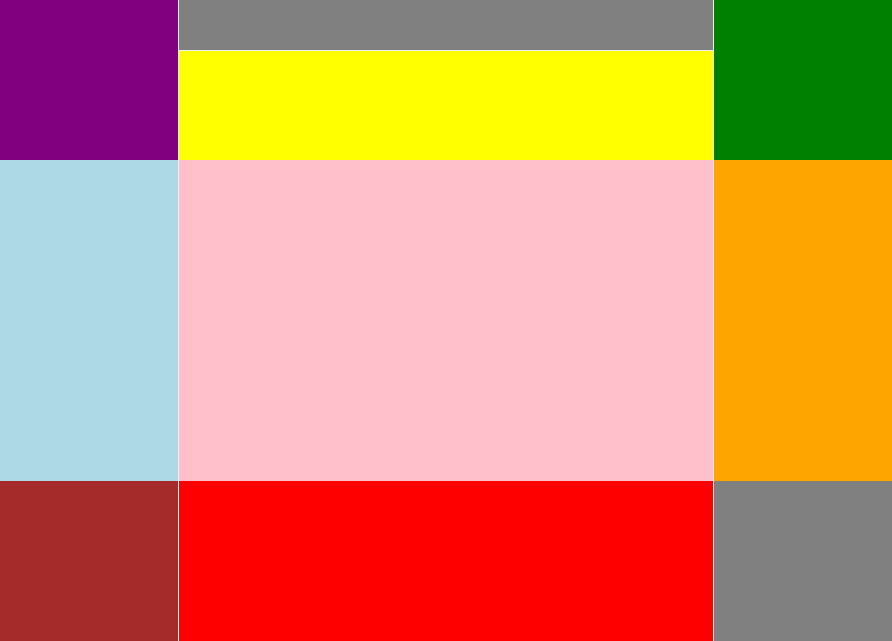
<?xml version="1.0" encoding="UTF-8"?>
<ui version="4.0">
    <class>ComplicationGroup</class>
    <widget class="QWidget" name="ComplicationGroup">
        <property name="geometry">
            <rect>
                <x>0</x>
                <y>0</y>
                <width>892</width>
                <height>641</height>
            </rect>
        </property>
        <property name="sizePolicy">
            <sizepolicy hsizetype="Preferred" vsizetype="Preferred">
                <horstretch>1</horstretch>
                <verstretch>1</verstretch>
            </sizepolicy>
        </property>
        <property name="font">
            <font>
                <family>SF Compact Rounded</family>
            </font>
        </property>
        <property name="styleSheet">
            <string notr="true"/>
        </property>
        <layout class="QVBoxLayout" name="mainLayout" stretch="3,6,3">
            <property name="spacing">
                <number>0</number>
            </property>
            <property name="leftMargin">
                <number>0</number>
            </property>
            <property name="topMargin">
                <number>0</number>
            </property>
            <property name="rightMargin">
                <number>0</number>
            </property>
            <property name="bottomMargin">
                <number>0</number>
            </property>
            <item>
                <layout class="QHBoxLayout" name="TopRow" stretch="0,6,0">
                    <property name="spacing">
                        <number>1</number>
                    </property>
                    <item>
                        <widget class="ClusterGrid" name="topLeft" native="true">
                            <property name="sizePolicy">
                                <sizepolicy hsizetype="Preferred" vsizetype="Preferred">
                                    <horstretch>2</horstretch>
                                    <verstretch>0</verstretch>
                                </sizepolicy>
                            </property>
                            <property name="styleSheet">
                                <string notr="true">background: purple</string>
                            </property>
                        </widget>
                    </item>
                    <item>
                        <layout class="QVBoxLayout" name="verticalLayout">
                            <property name="spacing">
                                <number>1</number>
                            </property>
                            <item>
                                <widget class="DynamicLabel" name="titleLabel">
                                    <property name="sizePolicy">
                                        <sizepolicy hsizetype="Preferred" vsizetype="Maximum">
                                            <horstretch>0</horstretch>
                                            <verstretch>0</verstretch>
                                        </sizepolicy>
                                    </property>
                                    <property name="minimumSize">
                                        <size>
                                            <width>0</width>
                                            <height>30</height>
                                        </size>
                                    </property>
                                    <property name="maximumSize">
                                        <size>
                                            <width>16777215</width>
                                            <height>50</height>
                                        </size>
                                    </property>
                                    <property name="styleSheet">
                                        <string notr="true">background: gray</string>
                                    </property>
                                </widget>
                            </item>
                            <item>
                                <widget class="ClusterGrid" name="topArray" native="true">
                                    <property name="sizePolicy">
                                        <sizepolicy hsizetype="Preferred" vsizetype="Preferred">
                                            <horstretch>0</horstretch>
                                            <verstretch>0</verstretch>
                                        </sizepolicy>
                                    </property>
                                    <property name="styleSheet">
                                        <string notr="true">background: yellow</string>
                                    </property>
                                </widget>
                            </item>
                        </layout>
                    </item>
                    <item>
                        <widget class="ClusterGrid" name="topRight" native="true">
                            <property name="sizePolicy">
                                <sizepolicy hsizetype="Preferred" vsizetype="Preferred">
                                    <horstretch>2</horstretch>
                                    <verstretch>0</verstretch>
                                </sizepolicy>
                            </property>
                            <property name="styleSheet">
                                <string notr="true">background: green</string>
                            </property>
                        </widget>
                    </item>
                </layout>
            </item>
            <item>
                <layout class="QHBoxLayout" name="CenterRow" stretch="0,6,0">
                    <property name="spacing">
                        <number>1</number>
                    </property>
                    <item>
                        <widget class="ClusterGrid" name="leftArray" native="true">
                            <property name="sizePolicy">
                                <sizepolicy hsizetype="Preferred" vsizetype="Preferred">
                                    <horstretch>2</horstretch>
                                    <verstretch>5</verstretch>
                                </sizepolicy>
                            </property>
                            <property name="styleSheet">
                                <string notr="true">background: lightblue</string>
                            </property>
                        </widget>
                    </item>
                    <item>
                        <widget class="ClusterGridCenter" name="center" native="true">
                            <property name="sizePolicy">
                                <sizepolicy hsizetype="MinimumExpanding" vsizetype="Minimum">
                                    <horstretch>6</horstretch>
                                    <verstretch>6</verstretch>
                                </sizepolicy>
                            </property>
                            <property name="styleSheet">
                                <string notr="true">background: pink</string>
                            </property>
                        </widget>
                    </item>
                    <item>
                        <widget class="ClusterGrid" name="rightArray" native="true">
                            <property name="sizePolicy">
                                <sizepolicy hsizetype="Preferred" vsizetype="Preferred">
                                    <horstretch>2</horstretch>
                                    <verstretch>5</verstretch>
                                </sizepolicy>
                            </property>
                            <property name="styleSheet">
                                <string notr="true">background:orange</string>
                            </property>
                        </widget>
                    </item>
                </layout>
            </item>
            <item>
                <layout class="QHBoxLayout" name="BottomRow" stretch="0,0,0">
                    <property name="spacing">
                        <number>1</number>
                    </property>
                    <item>
                        <widget class="ClusterGrid" name="bottomLeft" native="true">
                            <property name="sizePolicy">
                                <sizepolicy hsizetype="Preferred" vsizetype="Preferred">
                                    <horstretch>2</horstretch>
                                    <verstretch>0</verstretch>
                                </sizepolicy>
                            </property>
                            <property name="styleSheet">
                                <string notr="true">background: brown</string>
                            </property>
                        </widget>
                    </item>
                    <item>
                        <widget class="ClusterGrid" name="bottomArray" native="true">
                            <property name="sizePolicy">
                                <sizepolicy hsizetype="Preferred" vsizetype="Preferred">
                                    <horstretch>6</horstretch>
                                    <verstretch>2</verstretch>
                                </sizepolicy>
                            </property>
                            <property name="styleSheet">
                                <string notr="true">background: red</string>
                            </property>
                        </widget>
                    </item>
                    <item>
                        <widget class="ClusterGrid" name="bottomRight" native="true">
                            <property name="sizePolicy">
                                <sizepolicy hsizetype="Preferred" vsizetype="Preferred">
                                    <horstretch>2</horstretch>
                                    <verstretch>0</verstretch>
                                </sizepolicy>
                            </property>
                            <property name="styleSheet">
                                <string notr="true">background: gray</string>
                            </property>
                        </widget>
                    </item>
                </layout>
            </item>
        </layout>
    </widget>
    <customwidgets>
        <customwidget>
            <class>DynamicLabel</class>
            <extends>QLabel</extends>
            <header>widgets/DynamicLabel</header>
        </customwidget>
        <customwidget>
            <class>ClusterGrid</class>
            <extends>QWidget</extends>
            <header>widgets/ComplicationArray</header>
            <container>1</container>
        </customwidget>
        <customwidget>
            <class>ClusterGridCenter</class>
            <extends>QWidget</extends>
            <header>widgets/ComplicationArray</header>
            <container>1</container>
        </customwidget>
    </customwidgets>
    <resources/>
    <connections/>
</ui>
